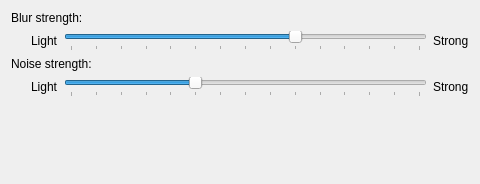
<?xml version="1.0" encoding="UTF-8"?>

<!--
SPDX-FileCopyrightText: 2023 Roman Gilg <subdiff@gmail.com>

SPDX-License-Identifier: GPL-2.0-or-later
-->

<ui version="4.0">
 <class>BlurEffectConfig</class>
 <widget class="QWidget" name="BlurEffectConfig">
  <property name="geometry">
   <rect>
    <x>0</x>
    <y>0</y>
    <width>480</width>
    <height>184</height>
   </rect>
  </property>
  <layout class="QVBoxLayout" name="verticalLayout">
   <item>
    <widget class="QLabel" name="labelConstantBlurDescription">
     <property name="text">
      <string>Blur strength:</string>
     </property>
    </widget>
   </item>
   <item>
    <layout class="QHBoxLayout" name="horizontalLayout">
     <item>
      <spacer name="horizontalSpacer">
       <property name="orientation">
        <enum>Qt::Horizontal</enum>
       </property>
       <property name="sizeType">
        <enum>QSizePolicy::Fixed</enum>
       </property>
       <property name="sizeHint" stdset="0">
        <size>
         <width>20</width>
         <height>20</height>
        </size>
       </property>
      </spacer>
     </item>
     <item>
      <widget class="QLabel" name="labelConstantBlurLight">
       <property name="text">
        <string>Light</string>
       </property>
      </widget>
     </item>
     <item>
      <widget class="QSlider" name="kcfg_BlurStrength">
       <property name="minimum">
        <number>1</number>
       </property>
       <property name="maximum">
        <number>15</number>
       </property>
       <property name="singleStep">
        <number>1</number>
       </property>
       <property name="pageStep">
        <number>1</number>
       </property>
       <property name="value">
        <number>10</number>
       </property>
       <property name="orientation">
        <enum>Qt::Horizontal</enum>
       </property>
       <property name="tickPosition">
        <enum>QSlider::TicksBelow</enum>
       </property>
      </widget>
     </item>
     <item>
      <widget class="QLabel" name="labelConstantBlurStrong">
       <property name="text">
        <string>Strong</string>
       </property>
      </widget>
     </item>
    </layout>
   </item>
   <item>
    <widget class="QLabel" name="labelConstantNoiseDescription">
     <property name="text">
      <string>Noise strength:</string>
     </property>
    </widget>
   </item>
   <item>
    <layout class="QHBoxLayout" name="horizontalLayout_2">
     <item>
      <spacer name="horizontalSpacer_2">
       <property name="orientation">
        <enum>Qt::Horizontal</enum>
       </property>
       <property name="sizeType">
        <enum>QSizePolicy::Fixed</enum>
       </property>
       <property name="sizeHint" stdset="0">
        <size>
         <width>20</width>
         <height>20</height>
        </size>
       </property>
      </spacer>
     </item>
     <item>
      <widget class="QLabel" name="labelConstantNoiseLight">
       <property name="text">
        <string>Light</string>
       </property>
      </widget>
     </item>
     <item>
      <widget class="QSlider" name="kcfg_NoiseStrength">
       <property name="maximum">
        <number>14</number>
       </property>
       <property name="pageStep">
        <number>5</number>
       </property>
       <property name="value">
        <number>5</number>
       </property>
       <property name="orientation">
        <enum>Qt::Horizontal</enum>
       </property>
       <property name="tickPosition">
        <enum>QSlider::TicksBelow</enum>
       </property>
       <property name="tickInterval">
        <number>1</number>
       </property>
      </widget>
     </item>
     <item>
      <widget class="QLabel" name="labelConstantNoiseStrong">
       <property name="text">
        <string>Strong</string>
       </property>
      </widget>
     </item>
    </layout>
   </item>
   <item>
    <spacer name="verticalSpacer">
     <property name="orientation">
      <enum>Qt::Vertical</enum>
     </property>
     <property name="sizeHint" stdset="0">
      <size>
       <width>0</width>
       <height>0</height>
      </size>
     </property>
    </spacer>
   </item>
  </layout>
 </widget>
 <resources/>
 <connections/>
</ui>
